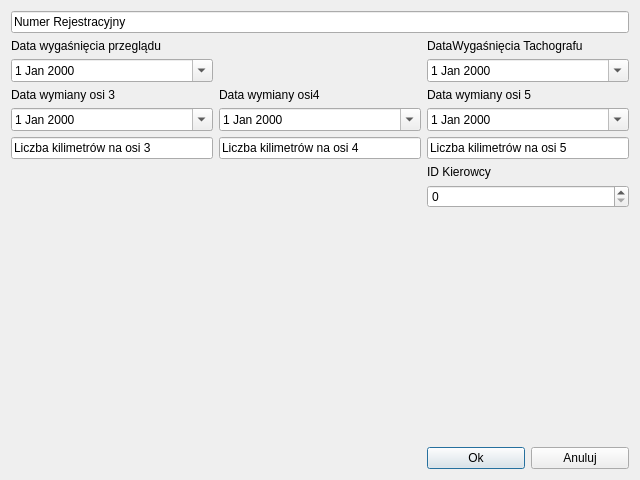
<?xml version="1.0" encoding="UTF-8"?>
<ui version="4.0">
 <class>AddNaczepa</class>
 <widget class="QDialog" name="AddNaczepa">
  <property name="geometry">
   <rect>
    <x>0</x>
    <y>0</y>
    <width>640</width>
    <height>480</height>
   </rect>
  </property>
  <property name="windowTitle">
   <string>Dialog</string>
  </property>
  <layout class="QGridLayout" name="gridLayout">
   <item row="1" column="0">
    <widget class="QLabel" name="label">
     <property name="text">
      <string>Data wygaśnięcia przeglądu</string>
     </property>
    </widget>
   </item>
   <item row="2" column="0">
    <widget class="QDateEdit" name="dateEditPrzeglad">
     <property name="calendarPopup">
      <bool>true</bool>
     </property>
    </widget>
   </item>
   <item row="6" column="0">
    <widget class="QLineEdit" name="lineEditOs3_2">
     <property name="text">
      <string>Liczba kilimetrów na osi 3</string>
     </property>
    </widget>
   </item>
   <item row="6" column="1">
    <widget class="QLineEdit" name="lineEditOs4">
     <property name="text">
      <string>Liczba kilimetrów na osi 4</string>
     </property>
    </widget>
   </item>
   <item row="4" column="2">
    <widget class="QDateEdit" name="dateEditOs5">
     <property name="calendarPopup">
      <bool>true</bool>
     </property>
    </widget>
   </item>
   <item row="4" column="1">
    <widget class="QDateEdit" name="dateEditOs4">
     <property name="calendarPopup">
      <bool>true</bool>
     </property>
    </widget>
   </item>
   <item row="4" column="0">
    <widget class="QDateEdit" name="dateEditOs3_2">
     <property name="calendarPopup">
      <bool>true</bool>
     </property>
    </widget>
   </item>
   <item row="1" column="2">
    <widget class="QLabel" name="label_2">
     <property name="text">
      <string>DataWygaśnięcia Tachografu</string>
     </property>
    </widget>
   </item>
   <item row="3" column="1">
    <widget class="QLabel" name="label_4">
     <property name="text">
      <string>Data wymiany osi4</string>
     </property>
    </widget>
   </item>
   <item row="3" column="0">
    <widget class="QLabel" name="label_3">
     <property name="text">
      <string>Data wymiany osi 3</string>
     </property>
    </widget>
   </item>
   <item row="3" column="2">
    <widget class="QLabel" name="label_5">
     <property name="text">
      <string>Data wymiany osi 5</string>
     </property>
    </widget>
   </item>
   <item row="10" column="2">
    <layout class="QHBoxLayout" name="horizontalLayout">
     <item>
      <widget class="QPushButton" name="pushButtonOk">
       <property name="text">
        <string>Ok</string>
       </property>
      </widget>
     </item>
     <item>
      <widget class="QPushButton" name="pushButtonAnuluj">
       <property name="text">
        <string>Anuluj</string>
       </property>
      </widget>
     </item>
    </layout>
   </item>
   <item row="6" column="2">
    <widget class="QLineEdit" name="lineEditOs5">
     <property name="text">
      <string>Liczba kilimetrów na osi 5</string>
     </property>
    </widget>
   </item>
   <item row="0" column="0" colspan="3">
    <widget class="QLineEdit" name="lineEditNumerRej">
     <property name="text">
      <string>Numer Rejestracyjny</string>
     </property>
    </widget>
   </item>
   <item row="2" column="2">
    <widget class="QDateEdit" name="dateEditTachograf">
     <property name="calendarPopup">
      <bool>true</bool>
     </property>
    </widget>
   </item>
   <item row="8" column="2">
    <widget class="QSpinBox" name="spinBoxIdKierowca"/>
   </item>
   <item row="9" column="2">
    <spacer name="verticalSpacer">
     <property name="orientation">
      <enum>Qt::Vertical</enum>
     </property>
     <property name="sizeHint" stdset="0">
      <size>
       <width>20</width>
       <height>40</height>
      </size>
     </property>
    </spacer>
   </item>
   <item row="7" column="2">
    <widget class="QLabel" name="label_6">
     <property name="text">
      <string>ID Kierowcy</string>
     </property>
    </widget>
   </item>
  </layout>
 </widget>
 <resources/>
 <connections/>
</ui>
